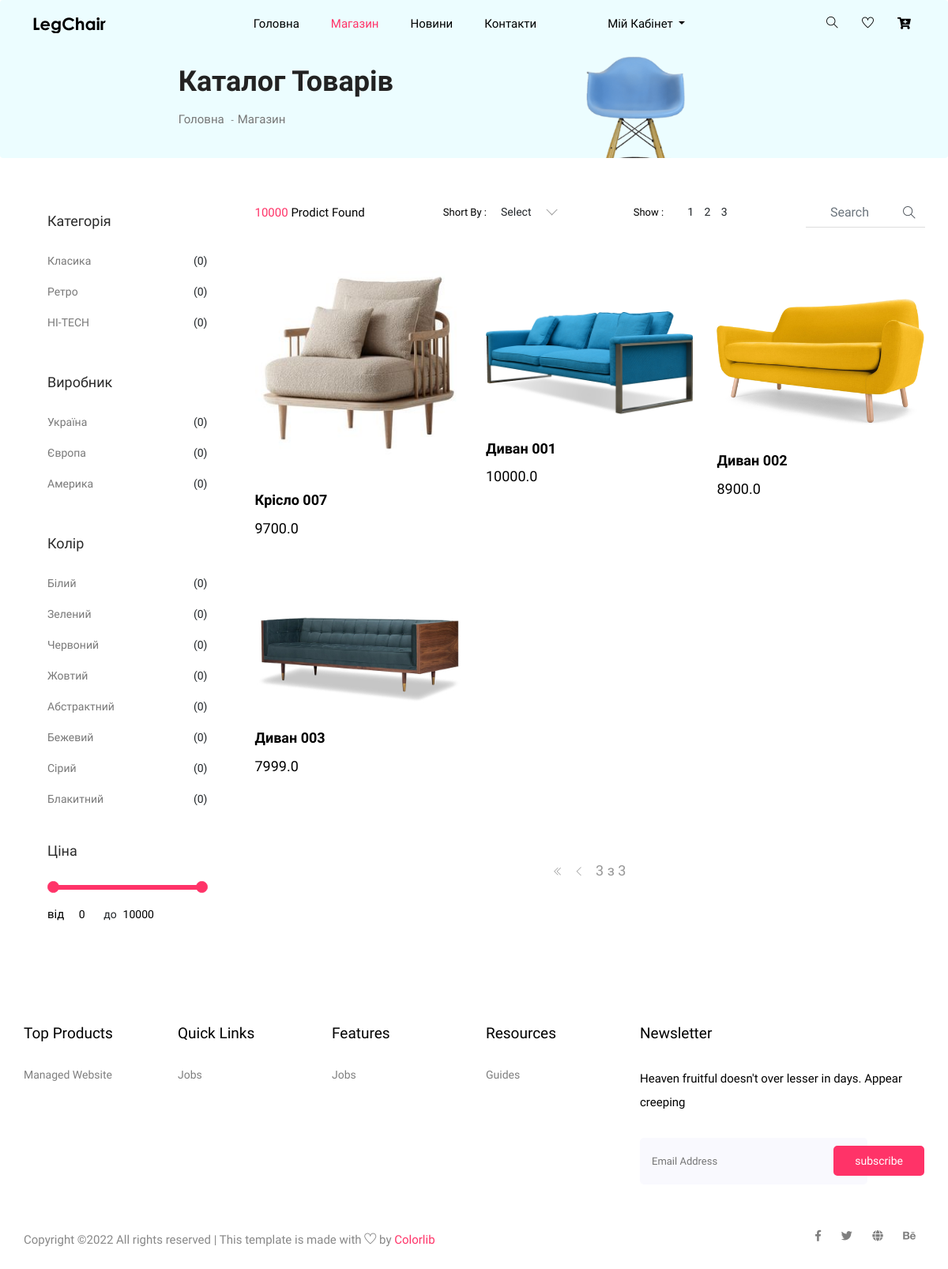
The page /store/?page=3 on the database its author committed.
### store/models.py (models this page shows, shortened)
class Category(models.Model):
    name = models.CharField(max_length=100, unique=True, null=False)

class Producer(models.Model):
    name = models.CharField(max_length=100, unique=True, null=False)

class Color(models.Model):
    name = models.CharField(max_length=50, unique=True, null=False)

class Product(models.Model):
    name = models.CharField(max_length=100, unique=True, null=False)
    about = models.TextField(max_length=500, null=False)
    photo = models.FileField(upload_to='products/', null=False)
    price = models.FloatField(null=False, default=1000)
    count = models.IntegerField(null=False, default=1)
    producer = models.ForeignKey(Producer, on_delete=models.CASCADE)
    category = models.ForeignKey(Category, on_delete=models.CASCADE)
    color = models.ForeignKey(Color, on_delete=models.CASCADE)

### store/views.py (the view)
# urls.py: path('', index),
def index(request):
    all_products = Product.objects.all()
    page_size = 6
    paginator = Paginator(all_products, page_size)
    page_number = request.GET.get('page')
    return render(request, 'store/index.html', {
        'page_title': 'Каталог товарів',
        'all_products': all_products,
        'all_categories': Category.objects.all(),
        'all_producers': Producer.objects.all(),
        'all_colors': Color.objects.all(),
        'paginate_products': paginator.get_page(page_number),
        'page': 1
    })

### templates/store/index.html (shortened to what this page needs)
{% extends 'layouts/base.html' %}
{% block content %}
{% load static %}
    <section class="breadcrumb breadcrumb_bg">
        <div class="container">
            <div class="row justify-content-center">
                <div class="col-lg-8">
                    <div class="breadcrumb_iner">
                        <div class="breadcrumb_iner_item">
                            <h2>{{ page_title }}</h2>
                            <p><a href="/">Головна</a> <span>-</span>Магазин</p>
                        </div>
                    </div>
                </div>
            </div>
        </div>
    </section>
    <section class="cat_product_area section_padding">
        <div class="container">
            <div class="row">
                <div class="col-lg-3">
                    <div class="left_sidebar_area">
                        <aside class="left_widgets p_filter_widgets">
                            <div class="l_w_title">
                                <h3>Категорія</h3>
                            </div>
                            <div class="widgets_inner">
                                <ul class="list">
                                    {% for c in all_categories %}
                                    <li>
                                        <a href="#">{{ c.name }}</a>
                                        <span>(0)</span>
                                    </li>
                                    {% endfor %}
                                </ul>
                            </div>
                        </aside>
                        <aside class="left_widgets p_filter_widgets">
                            <div class="l_w_title">
                                <h3>Виробник</h3>
                            </div>
                            <div class="widgets_inner">
                                <ul class="list">
                                    {% for p in all_producers %}
                                    <li>
                                        <a href="#">{{ p.name }}</a>
                                        <span>(0)</span>
                                    </li>
                                    {% endfor %}
                                </ul>
                            </div>
                        </aside>
                        <aside class="left_widgets p_filter_widgets">
                            <div class="l_w_title">
                                <h3>Колір</h3>
                            </div>
                            <div class="widgets_inner">
                                <ul class="list">
                                    {% for c in all_colors %}
                                    <li>
                                        <a href="#">{{ c.name }}</a>
                                        <span>(0)</span>
                                    </li>
                                    {% endfor %}
                                </ul>
                            </div>
                        </aside>
                        <aside class="left_widgets p_filter_widgets price_rangs_aside">
                            <div class="l_w_title">
                                <h3>Ціна</h3>
                            </div>
                            <div class="widgets_inner">
                                <div class="range_item">
                                    <input type="text" class="js-range-slider" value="" />
                                    <div class="d-flex">
                                        <div class="price_text">
                                            <p>від</p>
                                        </div>
                                        <div class="price_value d-flex justify-content-center">
                                            <input type="text" class="js-input-from" id="amount" readonly />
                                            <span>до</span>
                                            <input type="text" class="js-input-to" id="amount" readonly />
                                        </div>
                                    </div>
                                </div>
                            </div>
                        </aside>
                    </div>
                </div>
                <div class="col-lg-9">
                    <div class="row">
                        <div class="col-lg-12">
                            <div class="product_top_bar d-flex justify-content-between align-items-center">
                                <div class="single_product_menu">
                                    <p><span>10000 </span> Prodict Found</p>
                                </div>
                                <div class="single_product_menu d-flex">
                                    <h5>short by : </h5>
                                </div>
                                <div class="single_product_menu d-flex">
                                    <h5>show :</h5>
                                    <div class="top_pageniation">
                                        <ul>
                                            <li>1</li>
                                            <li>2</li>
                                            <li>3</li>
                                        </ul>
                                    </div>
                                </div>
                                <div class="single_product_menu d-flex">
                                    <div class="input-group">
                                        <input type="text" class="form-control" placeholder="search"
                                            aria-describedby="inputGroupPrepend">
                                        <div class="input-group-prepend">
                                            <span class="input-group-text" id="inputGroupPrepend"><i
                                                    class="ti-search"></i></span>
                                        </div>
                                    </div>
                                </div>
                            </div>
                        </div>
                    </div>
                    <div class="row align-items-center latest_product_inner">
                        {% for p in paginate_products %}
                        <div class="col-lg-4 col-sm-6">
                            <div class="single_product_item">
                                <a href="#"><img src="../media/{{ p.photo }}" alt=""></a>
                                <div class="single_product_text">
                                    <h4>{{ p.name }}</h4>
                                    <h3>{{ p.price }}</h3>
                                </div>
                            </div>
                        </div>
                        {% endfor %}
                        <div class="col-lg-12">
                            <div class="pageination">
                                <nav aria-label="Page navigation example">
                                    <ul class="pagination justify-content-center">
                                        {% if paginate_products.has_previous %}
                                        <li class="page-item">
                                            <a class="page-link" href="?page=1"><i class="ti-angle-double-left"></i></a>
                                        </li>
                                        <li class="page-item">
                                            <a class="page-link" href="?page={{ paginate_products.previous_page_number }}">
                                                <i class="ti-angle-left"></i>
                                            </a>
                                        </li>
                                        {% endif %}
                                        <li class="page-item">
                                            <span class="page-link">{{paginate_products.number }} з {{ paginate_products.paginator.num_pages }}</span>
                                        </li>
                                    </ul>
                                </nav>
                            </div>
                        </div>
                    </div>
                </div>
            </div>
        </div>
    </section>
{% endblock %}

### static/css/price_rangs.css (style rules this page uses)
.irs-hidden-input { position: absolute !important; display: block !important; top: 0 !important; left: 0 !important; width: 0 !important; height: 0 !important; font-size: 0 !important; line-height: 0 !important; padding: 0 !important; margin: 0 !important; outline: none !important; z-index: -9999 !important; background: none !important; border-style: solid !important; border-color: transparent !important; }

### rows shown on the page
Category: name "Класика"
Category: name "Ретро"
Category: name "HI-TECH"
Producer: name "Україна"
Producer: name "Європа"
Producer: name "Америка"
Color: name "Білий"
Color: name "Зелений"
Color: name "Червоний"
Color: name "Жовтий"
Color: name "Абстрактний"
Color: name "Бежевий"
Color: name "Сірий"
Color: name "Блакитний"
Product: photo (picture), name "Крісло 007", price "9700.0"
Product: photo (picture), name "Диван 001", price "10000.0"
Product: photo (picture), name "Диван 002", price "8900.0"
Product: photo (picture), name "Диван 003", price "7999.0"

### other values the page prints
{{ page_title }} "Каталог Товарів"
{{ paginate_products.number }} "3"
{{ paginate_products.paginator.num_pages }} "3"
